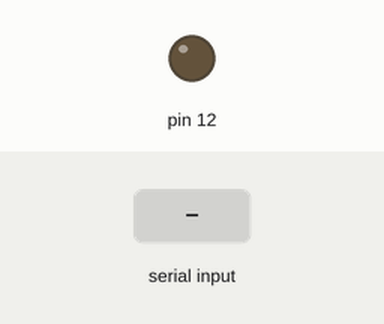
The sketch below on a simulated Arduino Uno, built with avr-gcc and run on an emulated ATmega328P. Parts: output pins drawn as LEDs (lit = HIGH). The inputs (shaded band) are chosen by the test bench.

Above: at 1.2 s.
1.3 s: "blue\n" received over Serial
At 1.9 s:
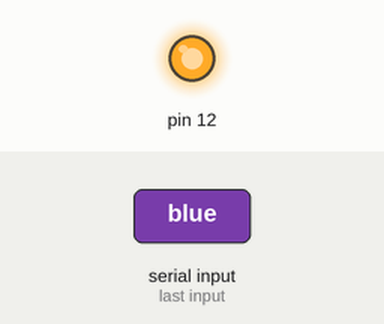
Timing chart, 0 to 4.3 s (numbered marks = the images above; inputs shaded):
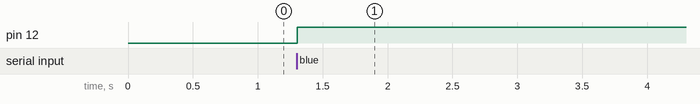

The sketch:

test_pi_ard_UART.ino
```cpp
String picommand;
void setup() {
  // put your setup code here, to run once:
  Serial.begin(9600);
  pinMode(12,OUTPUT);

}

void loop() {

  if (Serial.available()){
    picommand = Serial.readStringUntil('\n');

    if (picommand.equals("blue"))
    digitalWrite(12, HIGH);
  }

}
```

Measured:
- after the input at 1.3 s, pin 12: LOW → HIGH at once
